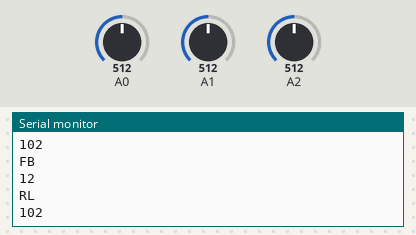
This sketch was run on a simulated Arduino Uno, built with avr-gcc and run on an emulated ATmega328P. Parts: the last lines printed to the serial monitor. Inputs (shaded band) come from the test bench; at power-on: A0 = 512, A2 = 512, A1 = 512.

Above: at 1.2 s.
1.3 s: A0 set to 716
At 1.82 s:
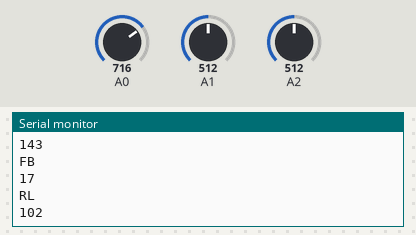
2.8 s: A2 set to 306
At 3.33 s:
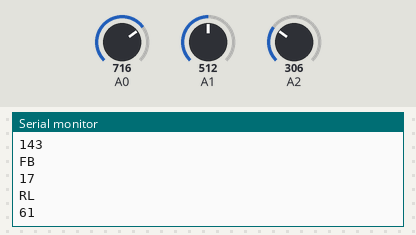
4.3 s: A0 set to 900
At 4.84 s:
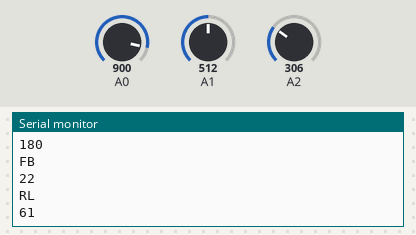
5.8 s: A2 set to 122
At 6.35 s:
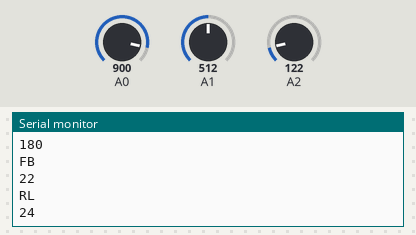
Timing chart, 0 to 8.3 s (numbered marks = the images above; inputs shaded):
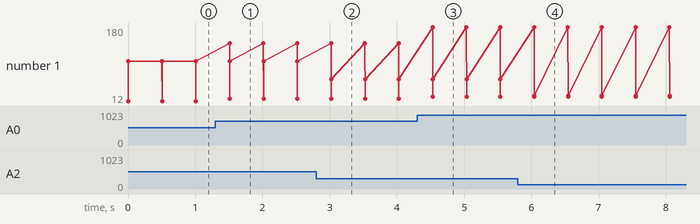

The sketch:

3_axis_control.ino
```cpp
void setup() {
  Serial.begin(57600);
}
void loop() {
  int Value1 = analogRead(A0);
  int Value2 = analogRead(A0);
  int Value3 = analogRead(A0);
  int Value4 = analogRead(A0);
  int Value5 = analogRead(A0);
  int Value6 = analogRead(A0);
  int Value7 = analogRead(A0);
  int Value8 = analogRead(A0);
  int Value_final=Value1+Value2+Value3+Value4+Value5+Value6+Value7+Value8;
  Value_final=Value_final/8;
  if (Value_final>100){
    Value_final=Value_final/5;
  Serial.println("UD");
  Serial.println(Value_final);
  }
  else
  {
    Serial.println("UD");
    Serial.println(Value_final);
  }
  int Value10 = analogRead(A1);
  int Value20 = analogRead(A1);
  int Value30 = analogRead(A1);
  int Value40 = analogRead(A1);
  int Value50 = analogRead(A1);
  int Value60 = analogRead(A1);
  int Value70 = analogRead(A1);
  int Value80 = analogRead(A1);
  int Value_final_fb=Value10+Value20+Value30+Value40+Value50+Value60+Value70+Value80;
  Value_final_fb=Value_final/8;
  if (Value_final_fb>100){
    Value_final_fb=Value_final_fb/5;
  Serial.println("FB");
  Serial.println(Value_final_fb);
  }
  else
  {
   Serial.println("FB");
    Serial.println(Value_final_fb);
  }
  int Value11 = analogRead(A2);
  int Value21 = analogRead(A2);
  int Value31 = analogRead(A2);
  int Value41 = analogRead(A2);
  int Value51 = analogRead(A2);
  int Value61 = analogRead(A2);
  int Value71 = analogRead(A2);
  int Value81 = analogRead(A2);
  int Value_final_rl=Value11+Value21+Value31+Value41+Value51+Value61+Value71+Value81;
  Value_final_rl=Value_final_rl/8;
  if (Value_final>100){
    Value_final_rl=Value_final_rl/5;
  Serial.println("RL");
  Serial.println(Value_final_rl);
  }
  else
  {
 Serial.println("RL");
  Serial.println(Value_final_rl);
  }
  delay(500);
}
```

Measured:
- after the input at 1.3 s, the serial monitor: prints a new line after 0.21 s (image 1)
- after the input at 2.8 s, the serial monitor: prints a new line after 0.22 s (image 2)
- after the input at 4.3 s, the serial monitor: prints a new line after 0.23 s (image 3)
- after the input at 5.8 s, the serial monitor: prints a new line after 0.24 s (image 4)
- plotted number 1: 102 → 61 after the input at 2.8 s, 61 → 24 after the input at 5.8 s
